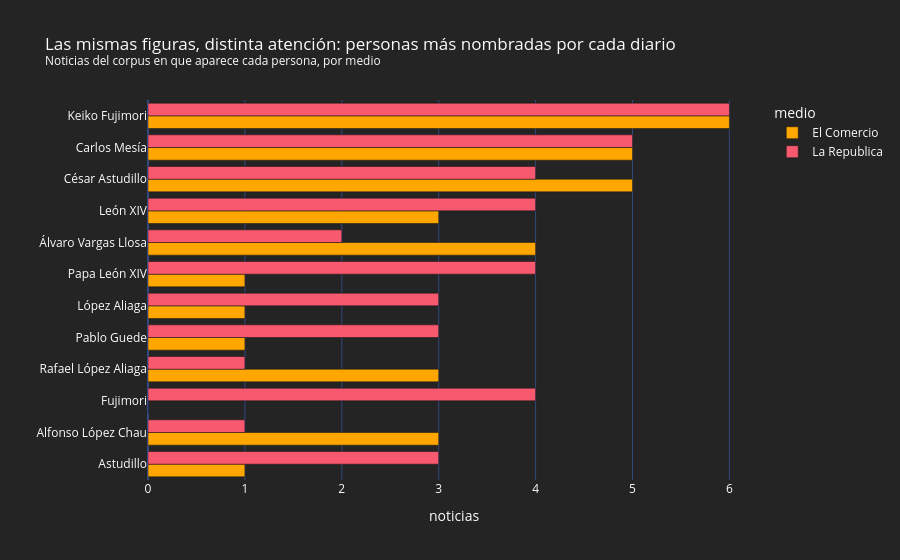

This figure's notebook cell:
### Code cell
personas = entidades[entidades["tipo"] == "PER"]
conteo = personas.groupby(["entidad", "medio"]).size().unstack(fill_value=0)
conteo = conteo.loc[conteo.sum(axis=1).sort_values(ascending=False).index[:12]]
top_medio = conteo.reset_index().melt(id_vars="entidad", var_name="medio", value_name="noticias")
fig = px.bar(top_medio, x="noticias", y="entidad", color="medio", barmode="group", orientation="h",
             color_discrete_map=COLORES_MEDIO, height=560,
             title=("Las mismas figuras, distinta atención: personas más nombradas por cada diario"
                    "<br><sup>Noticias del corpus en que aparece cada persona, por medio</sup>"))
fig.update_yaxes(categoryorder="total ascending", title="")
fig.show()
display(conteo)

### Figure 1 — Plotly figure (JSON) as saved in the notebook; plotly's stock layout.template omitted (floating-point values rounded to 4 significant figures)
{"data": [{"alignmentgroup": "True", "hovertemplate": "medio=El Comercio<br>noticias=%{x}<br>entidad=%{y}<extra></extra>", "legendgroup": "El Comercio", "marker": {"color": "#ffa600", "pattern": {"shape": ""}}, "name": "El Comercio", "offsetgroup": "El Comercio", "orientation": "h", "showlegend": true, "textposition": "auto", "type": "bar", "x": [6, 5, 5, 3, 4, 1, 1, 3, 0, 3, 1, 1], "xaxis": "x", "y": ["Keiko Fujimori", "Carlos Mesía", "César Astudillo", "León XIV", "Álvaro Vargas Llosa", "Papa León XIV", "Astudillo", "Alfonso López Chau", "Fujimori", "Rafael López Aliaga", "Pablo Guede", "López Aliaga"], "yaxis": "y"}, {"alignmentgroup": "True", "hovertemplate": "medio=La Republica<br>noticias=%{x}<br>entidad=%{y}<extra></extra>", "legendgroup": "La Republica", "marker": {"color": "#f9596f", "pattern": {"shape": ""}}, "name": "La Republica", "offsetgroup": "La Republica", "orientation": "h", "showlegend": true, "textposition": "auto", "type": "bar", "x": [6, 5, 4, 4, 2, 4, 3, 1, 4, 1, 3, 3], "xaxis": "x", "y": ["Keiko Fujimori", "Carlos Mesía", "César Astudillo", "León XIV", "Álvaro Vargas Llosa", "Papa León XIV", "Astudillo", "Alfonso López Chau", "Fujimori", "Rafael López Aliaga", "Pablo Guede", "López Aliaga"], "yaxis": "y"}], "layout": {"barmode": "group", "height": 560, "legend": {"title": {"text": "medio"}, "tracegroupgap": 0}, "title": {"text": "Las mismas figuras, distinta atención: personas más nombradas por cada diario<br><sup>Noticias del corpus en que aparece cada persona, por medio</sup>"}, "xaxis": {"anchor": "y", "domain": [0.0, 1.0], "title": {"text": "noticias"}}, "yaxis": {"anchor": "x", "categoryorder": "total ascending", "domain": [0.0, 1.0], "title": {"text": ""}}}}
